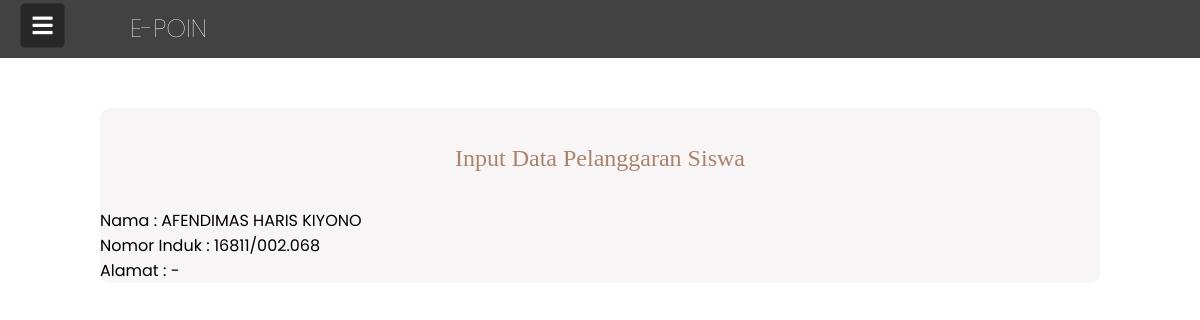
/admin/lihatdata.php?id_siswa=2, run on the app's committed database.
### tables this page shows
CREATE TABLE `siswa` (
  `id_siswa` int(111) NOT NULL,
  `nama_siswa` varchar(111) NOT NULL,
  `no_induk` varchar(111) NOT NULL,
  `alamat` text NOT NULL,
  `jenis_kelamin` varchar(111) NOT NULL,
  `id_kelas` int(111) NOT NULL,
  `tanggal_input` datetime NOT NULL
);

### admin/lihatdata.php (the view, shortened to what this page needs)
<!DOCTYPE html>
<html lang="en">
  <head>
    <link rel="stylesheet" href="../asset/style-ssw.css">
        <link rel="stylesheet" href="https://cdnjs.cloudflare.com/ajax/libs/font-awesome/5.15.3/css/all.min.css">
  </head>
  <body>
    <div class="wrapper">
      <label for="btn" class="menu-btn">
        <i class="fas fa-bars"></i>
      </label>
    </div>
    <div class="header">
    <div class="name">E-POIN</div>
    <div class="img"><a href="admin.php">
    </div></a></div></div>
    <div class="formbody">
                <div>
                  <h3>Input Data Pelanggaran Siswa</h3></div>
    <?php
        include '../config/koneksi.php';
        $id_siswa=isset($_GET['id_siswa']) ? $_GET['id_siswa'] : '';
        $a = mysqli_query($koneksi, "SELECT * FROM siswa WHERE id_siswa = '$id_siswa'");
        $b = mysqli_fetch_array($a, MYSQLI_ASSOC);
    ?>
    <tr>
        <td>Nama</td>
        <td>    : <?= $b['nama_siswa'] ?></td>
    </tr><br>
    <tr>
        <td>Nomor Induk</td>
        <td>: <?= $b['no_induk'] ?></td>
    </tr><br>
    <tr>
        <td>Alamat</td>
        <td>: <?= $b['alamat'] ?></td>
    </tr><br>
</body>
</html>

### asset/style-ssw.css (style rules this page uses)
* { margin: 0; padding: 0; box-sizing: border-box; font-family: 'Poppins', sans-serif; }
.wrapper { height: 100%; width: 300px; position: relative; }
.wrapper .menu-btn { position: absolute; left: 20px; top: 3px; background: #272727; color: #fff; height: 45px; width: 45px; z-index: 9999; border: 1px solid #333; border-radius: 5px; cursor: pointer; display: flex; align-items: center; justify-content: center; transition: all 0.3s ease; }
.wrapper .menu-btn i { position: absolute; font-size: 23px; transition: all 0.3s ease; }
.header { background-color: #424242; padding-bottom: 10px; padding-left: 80px; padding-top: 10px; }
.header .name { font-size: 25px; font-weight: 100; color: white; padding-left: 50px; }
.img { background-image: url("img/logo.png"); background-size: cover; width: 35px; height: 35px; margin-top: -37px; margin-bottom: 2px; }
.header a { font-size: 20px; height: 100%; width: 100%; display: block; }
h3 { text-align: center; margin-right: auto; margin-left: auto; font-family: 'Inknut Antiqua'; font-style: normal; font-weight: 300; font-size: 24px ; line-height: 100px; color: #AC836C; }
.formbody { background-color: #f7f5f5; width: 1000px; height: auto; margin-left: auto; margin-right: auto; margin-top: 50px; margin-bottom: 50px; border-radius: 10px; }

### data on the page
siswa: nama_siswa "AFENDIMAS HARIS KIYONO", no_induk "16811/002.068", alamat "-"
